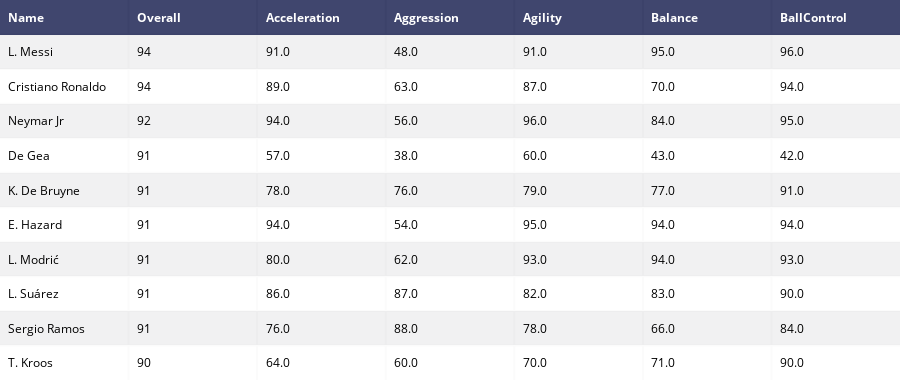

Here is the notebook cell this chart was saved with:
### Code cell
pos = data.sort_values(by = 'Overall', ascending = False)[['Name', 'Overall', 'Acceleration', 'Aggression', 'Agility', 'Balance', 'BallControl']].sort_values(by='Overall', ascending=False).head(10)
table  = ff.create_table(np.round(pos))
py.iplot(table)

### Figure 1 — Plotly figure (JSON) as saved in the notebook; plotly's stock layout.template omitted (floating-point values rounded to 4 significant figures)
{"data": [{"colorscale": [[0, "#00083e"], [0.5, "#ededee"], [1, "#ffffff"]], "hoverinfo": "none", "opacity": 0.75, "showscale": false, "type": "heatmap", "uid": "921cf9db-5528-4636-8962-c8ce8e42089d", "z": [[0, 0, 0, 0, 0, 0, 0], [0.5, 0.5, 0.5, 0.5, 0.5, 0.5, 0.5], [1, 1, 1, 1, 1, 1, 1], [0.5, 0.5, 0.5, 0.5, 0.5, 0.5, 0.5], [1, 1, 1, 1, 1, 1, 1], [0.5, 0.5, 0.5, 0.5, 0.5, 0.5, 0.5], [1, 1, 1, 1, 1, 1, 1], [0.5, 0.5, 0.5, 0.5, 0.5, 0.5, 0.5], [1, 1, 1, 1, 1, 1, 1], [0.5, 0.5, 0.5, 0.5, 0.5, 0.5, 0.5], [1, 1, 1, 1, 1, 1, 1]]}], "layout": {"annotations": [{"align": "left", "font": {"color": "#ffffff"}, "showarrow": false, "text": "<b>Name</b>", "x": -0.45, "xanchor": "left", "xref": "x", "y": 0, "yref": "y"}, {"align": "left", "font": {"color": "#ffffff"}, "showarrow": false, "text": "<b>Overall</b>", "x": 0.55, "xanchor": "left", "xref": "x", "y": 0, "yref": "y"}, {"align": "left", "font": {"color": "#ffffff"}, "showarrow": false, "text": "<b>Acceleration</b>", "x": 1.55, "xanchor": "left", "xref": "x", "y": 0, "yref": "y"}, {"align": "left", "font": {"color": "#ffffff"}, "showarrow": false, "text": "<b>Aggression</b>", "x": 2.55, "xanchor": "left", "xref": "x", "y": 0, "yref": "y"}, {"align": "left", "font": {"color": "#ffffff"}, "showarrow": false, "text": "<b>Agility</b>", "x": 3.55, "xanchor": "left", "xref": "x", "y": 0, "yref": "y"}, {"align": "left", "font": {"color": "#ffffff"}, "showarrow": false, "text": "<b>Balance</b>", "x": 4.55, "xanchor": "left", "xref": "x", "y": 0, "yref": "y"}, {"align": "left", "font": {"color": "#ffffff"}, "showarrow": false, "text": "<b>BallControl</b>", "x": 5.55, "xanchor": "left", "xref": "x", "y": 0, "yref": "y"}, {"align": "left", "font": {"color": "#000000"}, "showarrow": false, "text": "L. Messi", "x": -0.45, "xanchor": "left", "xref": "x", "y": 1, "yref": "y"}, {"align": "left", "font": {"color": "#000000"}, "showarrow": false, "text": "94", "x": 0.55, "xanchor": "left", "xref": "x", "y": 1, "yref": "y"}, {"align": "left", "font": {"color": "#000000"}, "showarrow": false, "text": "91.0", "x": 1.55, "xanchor": "left", "xref": "x", "y": 1, "yref": "y"}, {"align": "left", "font": {"color": "#000000"}, "showarrow": false, "text": "48.0", "x": 2.55, "xanchor": "left", "xref": "x", "y": 1, "yref": "y"}, {"align": "left", "font": {"color": "#000000"}, "showarrow": false, "text": "91.0", "x": 3.55, "xanchor": "left", "xref": "x", "y": 1, "yref": "y"}, {"align": "left", "font": {"color": "#000000"}, "showarrow": false, "text": "95.0", "x": 4.55, "xanchor": "left", "xref": "x", "y": 1, "yref": "y"}, {"align": "left", "font": {"color": "#000000"}, "showarrow": false, "text": "96.0", "x": 5.55, "xanchor": "left", "xref": "x", "y": 1, "yref": "y"}, {"align": "left", "font": {"color": "#000000"}, "showarrow": false, "text": "Cristiano Ronaldo", "x": -0.45, "xanchor": "left", "xref": "x", "y": 2, "yref": "y"}, {"align": "left", "font": {"color": "#000000"}, "showarrow": false, "text": "94", "x": 0.55, "xanchor": "left", "xref": "x", "y": 2, "yref": "y"}, {"align": "left", "font": {"color": "#000000"}, "showarrow": false, "text": "89.0", "x": 1.55, "xanchor": "left", "xref": "x", "y": 2, "yref": "y"}, {"align": "left", "font": {"color": "#000000"}, "showarrow": false, "text": "63.0", "x": 2.55, "xanchor": "left", "xref": "x", "y": 2, "yref": "y"}, {"align": "left", "font": {"color": "#000000"}, "showarrow": false, "text": "87.0", "x": 3.55, "xanchor": "left", "xref": "x", "y": 2, "yref": "y"}, {"align": "left", "font": {"color": "#000000"}, "showarrow": false, "text": "70.0", "x": 4.55, "xanchor": "left", "xref": "x", "y": 2, "yref": "y"}, {"align": "left", "font": {"color": "#000000"}, "showarrow": false, "text": "94.0", "x": 5.55, "xanchor": "left", "xref": "x", "y": 2, "yref": "y"}, {"align": "left", "font": {"color": "#000000"}, "showarrow": false, "text": "Neymar Jr", "x": -0.45, "xanchor": "left", "xref": "x", "y": 3, "yref": "y"}, {"align": "left", "font": {"color": "#000000"}, "showarrow": false, "text": "92", "x": 0.55, "xanchor": "left", "xref": "x", "y": 3, "yref": "y"}, {"align": "left", "font": {"color": "#000000"}, "showarrow": false, "text": "94.0", "x": 1.55, "xanchor": "left", "xref": "x", "y": 3, "yref": "y"}, {"align": "left", "font": {"color": "#000000"}, "showarrow": false, "text": "56.0", "x": 2.55, "xanchor": "left", "xref": "x", "y": 3, "yref": "y"}, {"align": "left", "font": {"color": "#000000"}, "showarrow": false, "text": "96.0", "x": 3.55, "xanchor": "left", "xref": "x", "y": 3, "yref": "y"}, {"align": "left", "font": {"color": "#000000"}, "showarrow": false, "text": "84.0", "x": 4.55, "xanchor": "left", "xref": "x", "y": 3, "yref": "y"}, {"align": "left", "font": {"color": "#000000"}, "showarrow": false, "text": "95.0", "x": 5.55, "xanchor": "left", "xref": "x", "y": 3, "yref": "y"}, {"align": "left", "font": {"color": "#000000"}, "showarrow": false, "text": "De Gea", "x": -0.45, "xanchor": "left", "xref": "x", "y": 4, "yref": "y"}, {"align": "left", "font": {"color": "#000000"}, "showarrow": false, "text": "91", "x": 0.55, "xanchor": "left", "xref": "x", "y": 4, "yref": "y"}, {"align": "left", "font": {"color": "#000000"}, "showarrow": false, "text": "57.0", "x": 1.55, "xanchor": "left", "xref": "x", "y": 4, "yref": "y"}, {"align": "left", "font": {"color": "#000000"}, "showarrow": false, "text": "38.0", "x": 2.55, "xanchor": "left", "xref": "x", "y": 4, "yref": "y"}, {"align": "left", "font": {"color": "#000000"}, "showarrow": false, "text": "60.0", "x": 3.55, "xanchor": "left", "xref": "x", "y": 4, "yref": "y"}, {"align": "left", "font": {"color": "#000000"}, "showarrow": false, "text": "43.0", "x": 4.55, "xanchor": "left", "xref": "x", "y": 4, "yref": "y"}, {"align": "left", "font": {"color": "#000000"}, "showarrow": false, "text": "42.0", "x": 5.55, "xanchor": "left", "xref": "x", "y": 4, "yref": "y"}, {"align": "left", "font": {"color": "#000000"}, "showarrow": false, "text": "K. De Bruyne", "x": -0.45, "xanchor": "left", "xref": "x", "y": 5, "yref": "y"}, {"align": "left", "font": {"color": "#000000"}, "showarrow": false, "text": "91", "x": 0.55, "xanchor": "left", "xref": "x", "y": 5, "yref": "y"}, {"align": "left", "font": {"color": "#000000"}, "showarrow": false, "text": "78.0", "x": 1.55, "xanchor": "left", "xref": "x", "y": 5, "yref": "y"}, {"align": "left", "font": {"color": "#000000"}, "showarrow": false, "text": "76.0", "x": 2.55, "xanchor": "left", "xref": "x", "y": 5, "yref": "y"}, {"align": "left", "font": {"color": "#000000"}, "showarrow": false, "text": "79.0", "x": 3.55, "xanchor": "left", "xref": "x", "y": 5, "yref": "y"}, {"align": "left", "font": {"color": "#000000"}, "showarrow": false, "text": "77.0", "x": 4.55, "xanchor": "left", "xref": "x", "y": 5, "yref": "y"}, {"align": "left", "font": {"color": "#000000"}, "showarrow": false, "text": "91.0", "x": 5.55, "xanchor": "left", "xref": "x", "y": 5, "yref": "y"}, {"align": "left", "font": {"color": "#000000"}, "showarrow": false, "text": "E. Hazard", "x": -0.45, "xanchor": "left", "xref": "x", "y": 6, "yref": "y"}, {"align": "left", "font": {"color": "#000000"}, "showarrow": false, "text": "91", "x": 0.55, "xanchor": "left", "xref": "x", "y": 6, "yref": "y"}, {"align": "left", "font": {"color": "#000000"}, "showarrow": false, "text": "94.0", "x": 1.55, "xanchor": "left", "xref": "x", "y": 6, "yref": "y"}, {"align": "left", "font": {"color": "#000000"}, "showarrow": false, "text": "54.0", "x": 2.55, "xanchor": "left", "xref": "x", "y": 6, "yref": "y"}, {"align": "left", "font": {"color": "#000000"}, "showarrow": false, "text": "95.0", "x": 3.55, "xanchor": "left", "xref": "x", "y": 6, "yref": "y"}, {"align": "left", "font": {"color": "#000000"}, "showarrow": false, "text": "94.0", "x": 4.55, "xanchor": "left", "xref": "x", "y": 6, "yref": "y"}, {"align": "left", "font": {"color": "#000000"}, "showarrow": false, "text": "94.0", "x": 5.55, "xanchor": "left", "xref": "x", "y": 6, "yref": "y"}, {"align": "left", "font": {"color": "#000000"}, "showarrow": false, "text": "L. Modrić", "x": -0.45, "xanchor": "left", "xref": "x", "y": 7, "yref": "y"}, {"align": "left", "font": {"color": "#000000"}, "showarrow": false, "text": "91", "x": 0.55, "xanchor": "left", "xref": "x", "y": 7, "yref": "y"}, {"align": "left", "font": {"color": "#000000"}, "showarrow": false, "text": "80.0", "x": 1.55, "xanchor": "left", "xref": "x", "y": 7, "yref": "y"}, {"align": "left", "font": {"color": "#000000"}, "showarrow": false, "text": "62.0", "x": 2.55, "xanchor": "left", "xref": "x", "y": 7, "yref": "y"}, {"align": "left", "font": {"color": "#000000"}, "showarrow": false, "text": "93.0", "x": 3.55, "xanchor": "left", "xref": "x", "y": 7, "yref": "y"}, {"align": "left", "font": {"color": "#000000"}, "showarrow": false, "text": "94.0", "x": 4.55, "xanchor": "left", "xref": "x", "y": 7, "yref": "y"}, {"align": "left", "font": {"color": "#000000"}, "showarrow": false, "text": "93.0", "x": 5.55, "xanchor": "left", "xref": "x", "y": 7, "yref": "y"}, {"align": "left", "font": {"color": "#000000"}, "showarrow": false, "text": "L. Suárez", "x": -0.45, "xanchor": "left", "xref": "x", "y": 8, "yref": "y"}, {"align": "left", "font": {"color": "#000000"}, "showarrow": false, "text": "91", "x": 0.55, "xanchor": "left", "xref": "x", "y": 8, "yref": "y"}, {"align": "left", "font": {"color": "#000000"}, "showarrow": false, "text": "86.0", "x": 1.55, "xanchor": "left", "xref": "x", "y": 8, "yref": "y"}, {"align": "left", "font": {"color": "#000000"}, "showarrow": false, "text": "87.0", "x": 2.55, "xanchor": "left", "xref": "x", "y": 8, "yref": "y"}, {"align": "left", "font": {"color": "#000000"}, "showarrow": false, "text": "82.0", "x": 3.55, "xanchor": "left", "xref": "x", "y": 8, "yref": "y"}, {"align": "left", "font": {"color": "#000000"}, "showarrow": false, "text": "83.0", "x": 4.55, "xanchor": "left", "xref": "x", "y": 8, "yref": "y"}, {"align": "left", "font": {"color": "#000000"}, "showarrow": false, "text": "90.0", "x": 5.55, "xanchor": "left", "xref": "x", "y": 8, "yref": "y"}, {"align": "left", "font": {"color": "#000000"}, "showarrow": false, "text": "Sergio Ramos", "x": -0.45, "xanchor": "left", "xref": "x", "y": 9, "yref": "y"}, {"align": "left", "font": {"color": "#000000"}, "showarrow": false, "text": "91", "x": 0.55, "xanchor": "left", "xref": "x", "y": 9, "yref": "y"}, {"align": "left", "font": {"color": "#000000"}, "showarrow": false, "text": "76.0", "x": 1.55, "xanchor": "left", "xref": "x", "y": 9, "yref": "y"}, {"align": "left", "font": {"color": "#000000"}, "showarrow": false, "text": "88.0", "x": 2.55, "xanchor": "left", "xref": "x", "y": 9, "yref": "y"}, {"align": "left", "font": {"color": "#000000"}, "showarrow": false, "text": "78.0", "x": 3.55, "xanchor": "left", "xref": "x", "y": 9, "yref": "y"}, {"align": "left", "font": {"color": "#000000"}, "showarrow": false, "text": "66.0", "x": 4.55, "xanchor": "left", "xref": "x", "y": 9, "yref": "y"}, {"align": "left", "font": {"color": "#000000"}, "showarrow": false, "text": "84.0", "x": 5.55, "xanchor": "left", "xref": "x", "y": 9, "yref": "y"}, {"align": "left", "font": {"color": "#000000"}, "showarrow": false, "text": "T. Kroos", "x": -0.45, "xanchor": "left", "xref": "x", "y": 10, "yref": "y"}, {"align": "left", "font": {"color": "#000000"}, "showarrow": false, "text": "90", "x": 0.55, "xanchor": "left", "xref": "x", "y": 10, "yref": "y"}, {"align": "left", "font": {"color": "#000000"}, "showarrow": false, "text": "64.0", "x": 1.55, "xanchor": "left", "xref": "x", "y": 10, "yref": "y"}, {"align": "left", "font": {"color": "#000000"}, "showarrow": false, "text": "60.0", "x": 2.55, "xanchor": "left", "xref": "x", "y": 10, "yref": "y"}, {"align": "left", "font": {"color": "#000000"}, "showarrow": false, "text": "70.0", "x": 3.55, "xanchor": "left", "xref": "x", "y": 10, "yref": "y"}, {"align": "left", "font": {"color": "#000000"}, "showarrow": false, "text": "71.0", "x": 4.55, "xanchor": "left", "xref": "x", "y": 10, "yref": "y"}, {"align": "left", "font": {"color": "#000000"}, "showarrow": false, "text": "90.0", "x": 5.55, "xanchor": "left", "xref": "x", "y": 10, "yref": "y"}], "height": 380, "margin": {"b": 0, "l": 0, "r": 0, "t": 0}, "xaxis": {"dtick": 1, "gridwidth": 2, "showticklabels": false, "tick0": -0.5, "ticks": "", "zeroline": false}, "yaxis": {"autorange": "reversed", "dtick": 1, "gridwidth": 2, "showticklabels": false, "tick0": 0.5, "ticks": "", "zeroline": false}}}
